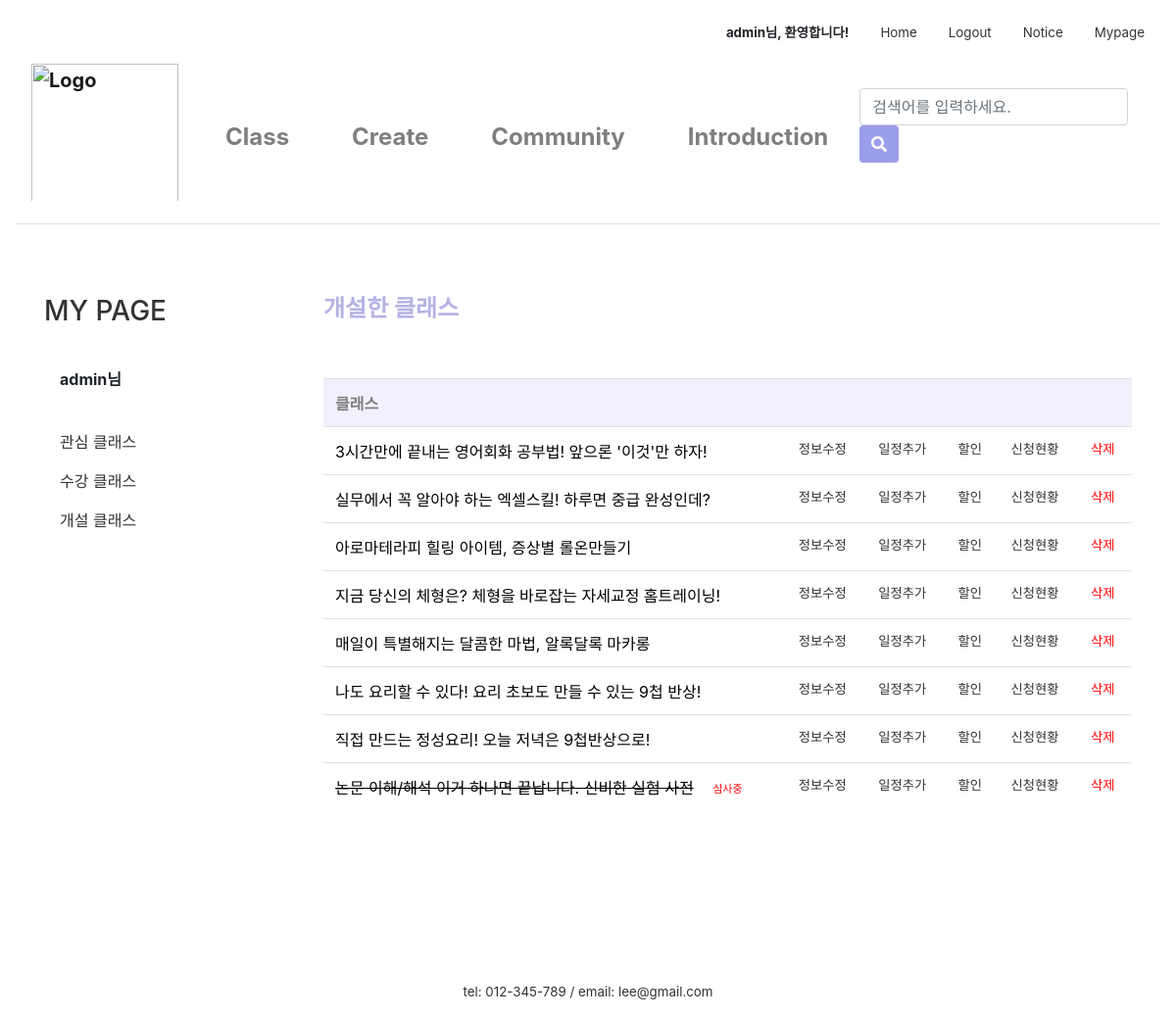
The page /mypage/myClass/ (signed in) on the database its author committed.
### firstApp/models.py (models this page shows, shortened)
class Class(models.Model):
    author = models.ForeignKey(settings.AUTH_USER_MODEL, on_delete=models.CASCADE, default=1)
    title = models.CharField(max_length=50)
    tutor = models.CharField(max_length=10)
    tutor_photo = ProcessedImageField(upload_to="tutor", processors=[ResizeToFill(300,300)], default='')
    tutor_insta = models.CharField(null=True, blank=True, max_length=50, default='')
    tutor_blog = models.CharField(null=True, blank=True, max_length=50, default='')
    tutor_youtube = models.CharField(null=True, blank=True, max_length=50, default='')
    category = models.ForeignKey('firstApp.Category', on_delete=models.CASCADE, default=1, related_name='category')
    area = models.ForeignKey('firstApp.Area', on_delete=models.CASCADE, default=1)
    photo = ProcessedImageField(upload_to="class", processors=[ResizeToFill(600,450)], default='')
    body = RichTextUploadingField(default='')
    tutor_body = RichTextUploadingField(default='')
    price = models.CharField(max_length=10)
    time = models.CharField(max_length=5)
    level = models.ForeignKey('firstApp.Level', on_delete=models.CASCADE, default=1, related_name='level')
    mode = models.ForeignKey('firstApp.Mode', on_delete=models.CASCADE, default=1, related_name='mode')
    in_min = models.PositiveIntegerField(null=True, blank=True, default='1')
    in_max = models.PositiveIntegerField(null=True, blank=True, default='1')
    like_user = models.ManyToManyField(settings.AUTH_USER_MODEL, related_name='like_class')
    like_count = models.PositiveIntegerField(default=0)
    on_sale = models.BooleanField(null=True, default=False)
    sale_price = models.CharField(null=True, blank=True, max_length=10)
    on_permission = models.BooleanField(null=True, default=False)

### firstApp/views.py (the view)
# urls.py: path('mypage/myClass/', views.myClass, name='myClass'),
@login_required(login_url='/login/')
def myClass(request):
    classs = Class.objects.filter(author=request.user)
    return render(request, 'firstApp/classlist.html', {'classs':classs})

### firstApp/templates/firstApp/classlist.html
{% extends 'firstApp/base.html' %}
{% load static %}
{% block content %}
{% if user.is_active %}
<link rel="stylesheet" href="{% static 'css/community.css' %}">
    <div class="container">
      <div class="row">
        <div class="col-sm-3">
          <div class="left-sidebar">
            <ul>
              <li>
								<a class= "nounderline" href="{% url 'mypage' %}"><h3>MY PAGE</h3></a>
							</li><br>
							<li data-toggle="tab">
								<a class="nav-link"><strong>{{user.username}}님</strong></a>
									<br>
									<li class="nav-item">
										<a class="nav-link" href="/mypage/mylike">관심 클래스</a>
									</li>
									<li class="nav-item">
									  <a class="nav-link" href="/mypage/myApply">수강 클래스</a>
									</li>
									<li class="nav-item">
									  <a class="nav-link" href="/mypage/myClass">개설 클래스</a>
									</li>
							</li>
						</ul>
          </div>
        </div>
          <div class="col-sm-9">
            <h4 style="font-weight:bold; color:#B6B3E5;">개설한 클래스</h4><br><br>
            <table class="table">
              <tr>
                <th>클래스</th>
                <th></th>
                <th></th>
                  <th></th>
                  <th></th>
                  <th></th>
              </tr>
              {% for class in classs %}
              <tr>
                <td>
                    {% if class.on_permission == True %}
                    <a class="a_underline" href="{% url 'product' class.id %}">{{ class.title }}</a>
                    {% else%}
                    <a class="a_underline" style="text-decoration: line-through;" href="{% url 'product' class.id %}">{{ class.title }}</a>
                    <span style="
    font-size: 11px;
    color: red;
    position: relative;
    bottom: 1px;
    left: 15px;"> 심사중 </span>
                    {% endif %}
                </td>
                <td class="lighter"><a class="abc" href="{% url 'update_class' class.id %}">정보수정</a></td>
                <td class="lighter"><a class="abc" href="{% url 'addTime' class.id %}">일정추가</a></td>
                  <td class="lighter"><a class="abc" href="{% url 'classSale' class.id %}">할인</a></td>
                  <td class="lighter"><a class="abc" href="{% url 'applicant' class.id %}">신청현황</a></td>
                  <td class="lighter"><a class="abc" style="color:red;" onclick="return confirm('삭제한 클래스는 복구할 수 없습니다.\n정말 삭제하시겠습니까?')" href="{% url 'product_remove' class.id %}">삭제</a></td>
              </tr>
              {% endfor %}
            </table>
          </div>
      </div>
    </div>
{% else %}
<script type="text/javascript">
    alert('잘못된 접근입니다. \n로그인을 해주세요.')
    window.location.href = '/login';
  </script>
{% endif %}
{% endblock content %}

### firstApp/templates/firstApp/base.html (shortened to what this page needs)
{% load static %}
<link rel="stylesheet" href="https://stackpath.bootstrapcdn.com/bootstrap/4.4.1/css/bootstrap.min.css"
>
<link rel="stylesheet" href="{% static 'css/base.css' %}">
<link rel="stylesheet" href="{% static 'css/navbar_custom.css' %}">
<div class="inner">
  <nav class="nav nav-masthead justify-content-end">
    {% if user.is_active %}
    <a class="nav-link"><strong>{{user.username}}님, 환영합니다!</strong></a>
    <a class="nav-link active" href="/">Home</a>
    <a class="nav-link" href="/logout">Logout</a>
    <a class="nav-link" href="#">Notice</a>
    <a class="nav-link" href="/mypage">Mypage</a>
    {% else %}
    <a class="nav-link active" href="/">Home</a>
    <a class="nav-link" href="/login">Login</a>
    <a class="nav-link" href="#">Notice</a>
    {% endif %}
  </nav>
</div>
<nav class="navbar navbar-expand-lg  navbar-light navbar-custom">
  <a class="navbar-brand" href="/main"><img src="{% static 'image\logo_1.png' %}" alt="Logo" style="width:150px; padding-bottom:10px;"></a>
  <div class="collapse navbar-collapse" id="navbarCollapse">
    <ul class="navbar-nav mr-auto">
      <li class="nav-item nav-item-custom">
        <a class="nav-link" href="/class_search">Class</a>
      </li>
      <li class="nav-item nav-item-custom">
        <a class="nav-link" href="/intro_createclass">Create</a>
      </li>
      <li class="nav-item nav-item-custom">
        <a class="nav-link" href="/community">Community</a>
      </li>
      <li class="nav-item nav-item-custom">
        <a class="nav-link" href="#">Introduction</a>
      </li>
    </ul>
    <form class="form-inline mt-2 mt-md-0" action="{% url 'searchResult' %}" method="get">
      <input class="form-control mr-sm-2" type="search" placeholder="검색어를 입력하세요." aria-label="Search" name="qq" value="{{ qq }}">
      <button class="btn btn-primary my-2 my-sm-0" type="submit" style="height:38px">
        <i class="fas fa-search"></i>
      </button>
    </form>
  </div>
</nav>
<main role="main">
  {% block content %}
  {% endblock content%}
</main>
<footer class="mastfoot mt-auto text-center">
  <div class="inner" style="margin-top:10rem;">
    <p style="margin:0">tel: 012-345-789 /
      email: lee@gmail.com</p>
  </div>
</footer>

### firstApp/static/css/base.css (style rules this page uses)
.mastfoot { color: #333; }
.inner { font-size:10pt; }
.btn-primary, .btn-primary:active, .btn-primary:visited { background-color: #9B9EEA !important; border:none !important; color:white !important; }
.nounderline { text-decoration: none !important; }
.a_underline { color:black; }

### firstApp/static/css/navbar_custom.css (style rules this page uses)
a { color:#333; }
.navbar { border-bottom: 0.1px solid rgb(219, 222, 224); margin-bottom:3em; }
.navbar-custom { font-size: x-large; font-weight: bold; background-color: #fff; }
.nav-item-custom { padding-left: 1.5rem; padding-right: 1.5rem; }

### firstApp/static/css/community.css (style rules this page uses)
ul { list-style:none; padding-left:0 }
th { color:gray; background-color:#f0f1fc; }
.lighter { font-size:10pt; }

### rows shown on the page
Class: title "3시간만에 끝내는 영어회화 공부법! 앞으론 '이것'만 하자!"
Class: title "실무에서 꼭 알아야 하는 엑셀스킬! 하루면 중급 완성인데?"
Class: title "아로마테라피 힐링 아이템, 증상별 롤온만들기"
Class: title "지금 당신의 체형은? 체형을 바로잡는 자세교정 홈트레이닝!"
Class: title "매일이 특별해지는 달콤한 마법, 알록달록 마카롱"
Class: title "나도 요리할 수 있다! 요리 초보도 만들 수 있는 9첩 반상!"
Class: title "직접 만드는 정성요리! 오늘 저녁은 9첩반상으로!"
Class: title "논문 이해/해석 이거 하나면 끝납니다. 신비한 실험 사전"

### other values the page prints
{{ user.username }} "admin"
